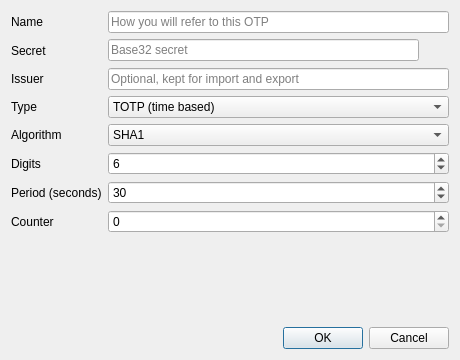
<?xml version="1.0" encoding="UTF-8"?>
<ui version="4.0">
 <class>DialogEditOtp</class>
 <widget class="QDialog" name="DialogEditOtp">
  <property name="geometry">
   <rect>
    <x>0</x>
    <y>0</y>
    <width>460</width>
    <height>360</height>
   </rect>
  </property>
  <property name="windowTitle">
   <string>OTP Profile</string>
  </property>
  <layout class="QVBoxLayout" name="verticalLayout">
   <item>
    <layout class="QFormLayout" name="formLayout">
     <item row="0" column="0">
      <widget class="QLabel" name="label_name">
       <property name="text">
        <string>Name</string>
       </property>
      </widget>
     </item>
     <item row="0" column="1">
      <widget class="QLineEdit" name="name">
       <property name="placeholderText">
        <string>How you will refer to this OTP</string>
       </property>
      </widget>
     </item>
     <item row="1" column="0">
      <widget class="QLabel" name="label_secret">
       <property name="text">
        <string>Secret</string>
       </property>
      </widget>
     </item>
     <item row="1" column="1">
      <layout class="QHBoxLayout" name="layout_secret">
       <item>
        <widget class="QLineEdit" name="secret">
         <property name="echoMode">
          <enum>QLineEdit::EchoMode::Password</enum>
         </property>
         <property name="placeholderText">
          <string>Base32 secret</string>
         </property>
        </widget>
       </item>
       <item>
        <widget class="QToolButton" name="show_secret">
         <property name="toolTip">
          <string>Show secret</string>
         </property>
         <property name="checkable">
          <bool>true</bool>
         </property>
         <property name="autoRaise">
          <bool>true</bool>
         </property>
        </widget>
       </item>
      </layout>
     </item>
     <item row="2" column="0">
      <widget class="QLabel" name="label_issuer">
       <property name="text">
        <string>Issuer</string>
       </property>
      </widget>
     </item>
     <item row="2" column="1">
      <widget class="QLineEdit" name="issuer">
       <property name="placeholderText">
        <string>Optional, kept for import and export</string>
       </property>
      </widget>
     </item>
     <item row="3" column="0">
      <widget class="QLabel" name="label_type">
       <property name="text">
        <string>Type</string>
       </property>
      </widget>
     </item>
     <item row="3" column="1">
      <widget class="QComboBox" name="type">
       <item>
        <property name="text">
         <string>TOTP (time based)</string>
        </property>
       </item>
       <item>
        <property name="text">
         <string>HOTP (counter based)</string>
        </property>
       </item>
      </widget>
     </item>
     <item row="4" column="0">
      <widget class="QLabel" name="label_algorithm">
       <property name="text">
        <string>Algorithm</string>
       </property>
      </widget>
     </item>
     <item row="4" column="1">
      <widget class="QComboBox" name="algorithm">
       <item>
        <property name="text">
         <string>SHA1</string>
        </property>
       </item>
       <item>
        <property name="text">
         <string>SHA256</string>
        </property>
       </item>
       <item>
        <property name="text">
         <string>SHA512</string>
        </property>
       </item>
      </widget>
     </item>
     <item row="5" column="0">
      <widget class="QLabel" name="label_digits">
       <property name="text">
        <string>Digits</string>
       </property>
      </widget>
     </item>
     <item row="5" column="1">
      <widget class="QSpinBox" name="digits">
       <property name="minimum">
        <number>4</number>
       </property>
       <property name="maximum">
        <number>10</number>
       </property>
       <property name="value">
        <number>6</number>
       </property>
      </widget>
     </item>
     <item row="6" column="0">
      <widget class="QLabel" name="label_period">
       <property name="text">
        <string>Period (seconds)</string>
       </property>
      </widget>
     </item>
     <item row="6" column="1">
      <widget class="QSpinBox" name="period">
       <property name="minimum">
        <number>1</number>
       </property>
       <property name="maximum">
        <number>3600</number>
       </property>
       <property name="value">
        <number>30</number>
       </property>
      </widget>
     </item>
     <item row="7" column="0">
      <widget class="QLabel" name="label_counter">
       <property name="text">
        <string>Counter</string>
       </property>
      </widget>
     </item>
     <item row="7" column="1">
      <widget class="QSpinBox" name="counter">
       <property name="maximum">
        <number>2147483647</number>
       </property>
      </widget>
     </item>
    </layout>
   </item>
   <item>
    <widget class="QLabel" name="preview">
     <property name="text">
      <string/>
     </property>
     <property name="alignment">
      <set>Qt::AlignmentFlag::AlignCenter</set>
     </property>
     <property name="textInteractionFlags">
      <set>Qt::TextInteractionFlag::TextSelectableByMouse</set>
     </property>
    </widget>
   </item>
   <item>
    <widget class="QDialogButtonBox" name="buttonBox">
     <property name="orientation">
      <enum>Qt::Orientation::Horizontal</enum>
     </property>
     <property name="standardButtons">
      <set>QDialogButtonBox::StandardButton::Cancel|QDialogButtonBox::StandardButton::Ok</set>
     </property>
    </widget>
   </item>
  </layout>
 </widget>
 <resources/>
 <connections>
  <connection>
   <sender>buttonBox</sender>
   <signal>accepted()</signal>
   <receiver>DialogEditOtp</receiver>
   <slot>accept()</slot>
   <hints>
    <hint type="sourcelabel">
     <x>248</x>
     <y>254</y>
    </hint>
    <hint type="destinationlabel">
     <x>157</x>
     <y>274</y>
    </hint>
   </hints>
  </connection>
  <connection>
   <sender>buttonBox</sender>
   <signal>rejected()</signal>
   <receiver>DialogEditOtp</receiver>
   <slot>reject()</slot>
   <hints>
    <hint type="sourcelabel">
     <x>316</x>
     <y>260</y>
    </hint>
    <hint type="destinationlabel">
     <x>286</x>
     <y>274</y>
    </hint>
   </hints>
  </connection>
 </connections>
</ui>
